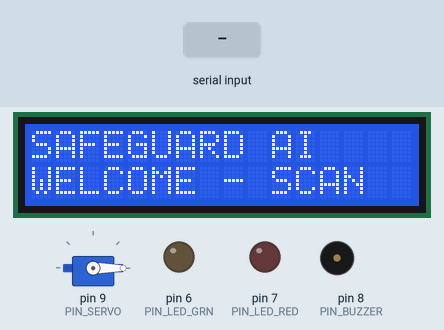
Recording of a sketch running on a simulated Arduino Uno, built with avr-gcc and run on an emulated ATmega328P. Parts: servo, 16×2 character LCD, output pins drawn as LEDs (lit = HIGH), buzzer (waves = sounding, pin HIGH). Inputs (shaded band) come from the test bench. What the sketch prints to the serial monitor is not drawn.

Above: at 2.8 s.
2.9 s: "ALLOWED\n" received over Serial
At 3.4 s:
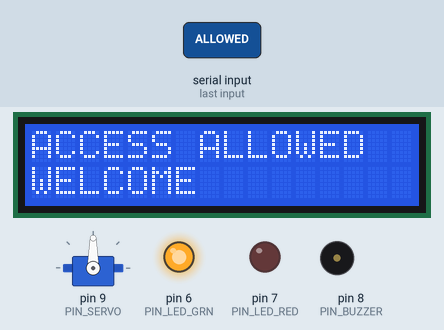
4.6 s: "DENIED\n" received over Serial
At 5.4 s:
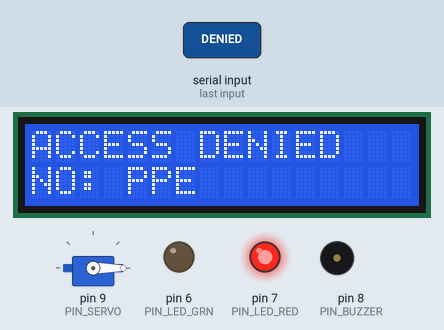
6.4 s: "LCD:\n" received over Serial
At 7.5 s:
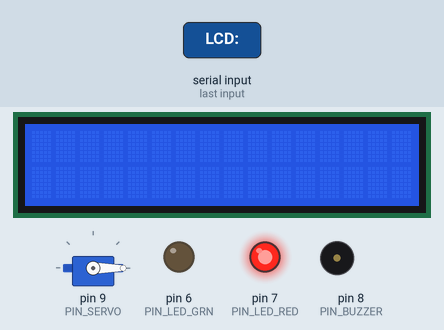
7.9 s: "GRANTED\n" received over Serial
At 8.4 s:
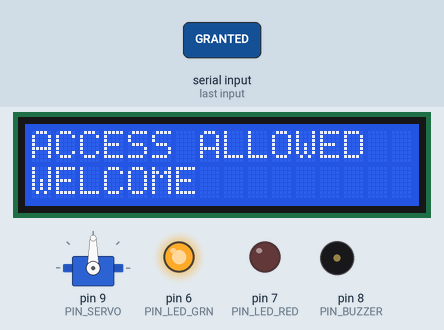
9.6 s: "STANDBY\n" received over Serial
At 11.0 s:
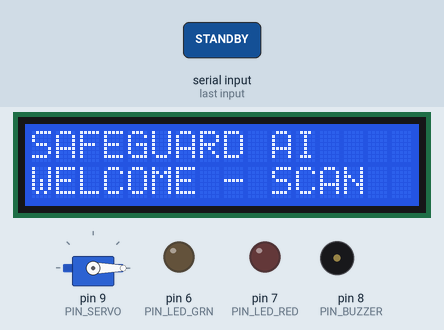
Timing chart, 0 to 12.1 s (numbered marks = the images above; inputs shaded):
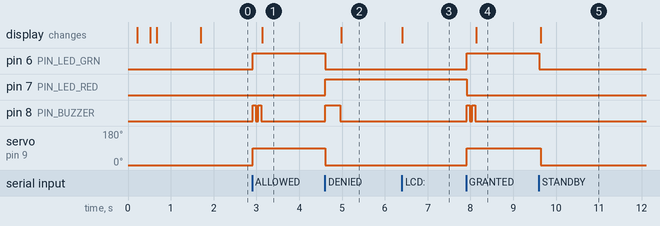

The sketch:

smart_ppe_access.ino
```cpp
/*
 * Smart PPE Access Control Gateway - Arduino Hardware Controller
 *
 * Hardware:
 * - Arduino Uno / Nano / Mega / Leonardo
 * - 16x2 I2C LCD (auto-detects address 0x27 or 0x3F)
 * - SG90 / MG996R Servo Motor on Pin 9
 * - Piezo Buzzer on Pin 8
 * - Green LED on Pin 6
 * - Red LED on Pin 7
 *
 * Serial commands at 9600 baud:
 *   ALLOWED
 *   ALLOWED:Akash
 *   GRANTED:Akash
 *   DENIED:NO HELMET
 *   LCD:Line 1|Line 2
 *   STANDBY
 *   RESET
 *
 * LCD wiring (Arduino Uno):
 *   GND -> GND
 *   VCC -> 5V
 *   SDA -> A4
 *   SCL -> A5
 */

#include <LiquidCrystal_I2C.h>
#include <Servo.h>
#include <Wire.h>

// --------------------------------------------------
// LCD CONFIGURATION
// --------------------------------------------------

LiquidCrystal_I2C lcd27(0x27, 16, 2);
LiquidCrystal_I2C lcd3F(0x3F, 16, 2);

bool use3F = false;

// --------------------------------------------------
// HARDWARE PIN DEFINITIONS
// --------------------------------------------------

const int PIN_BUZZER = 8;
const int PIN_LED_RED = 7;
const int PIN_LED_GRN = 6;
const int PIN_SERVO = 9;

// --------------------------------------------------
// SERVO AND STATE VARIABLES
// --------------------------------------------------

Servo barrierServo;
bool servoAttached = false;

unsigned long stateResetTime = 0;
bool isTemporaryState = false;

// IMPORTANT: Declare scrolling variables before loop()
String scrollText = "";
int scrollPos = 0;
unsigned long lastScrollTime = 0;

const unsigned long SCROLL_INTERVAL = 350;

// --------------------------------------------------
// LCD WRAPPER FUNCTIONS
// --------------------------------------------------

void lcdClear() {
  if (use3F) {
    lcd3F.clear();
  } else {
    lcd27.clear();
  }
}

void lcdSetCursor(uint8_t col, uint8_t row) {
  if (use3F) {
    lcd3F.setCursor(col, row);
  } else {
    lcd27.setCursor(col, row);
  }
}

void lcdPrint(String text) {
  if (use3F) {
    lcd3F.print(text);
  } else {
    lcd27.print(text);
  }
}

void lcdBacklight(bool on) {
  if (use3F) {
    if (on)
      lcd3F.backlight();
    else
      lcd3F.noBacklight();
  } else {
    if (on)
      lcd27.backlight();
    else
      lcd27.noBacklight();
  }
}

// --------------------------------------------------
// LCD INITIALIZATION AND ADDRESS DETECTION
// --------------------------------------------------

void initLCD() {
  Wire.begin();
  delay(120);

  // Check address 0x27
  Wire.beginTransmission(0x27);
  byte err27 = Wire.endTransmission();

  // Check address 0x3F
  Wire.beginTransmission(0x3F);
  byte err3F = Wire.endTransmission();

  if (err27 == 0) {
    use3F = false;
    Serial.println("I2C_LCD:FOUND_0x27");
  } else if (err3F == 0) {
    use3F = true;
    Serial.println("I2C_LCD:FOUND_0x3F");
  } else {
    // Scan the I2C bus for another responding device
    byte found = 0;

    for (byte addr = 1; addr < 127; addr++) {
      Wire.beginTransmission(addr);

      if (Wire.endTransmission() == 0) {
        found = addr;
        Serial.print("I2C_DEVICE_FOUND:0x");
        Serial.println(found, HEX);
        break;
      }
    }

    // Select a known LCD address if found.
    // Other addresses require changing the LCD objects above.
    use3F = (found == 0x3F);

    if (found != 0x27 && found != 0x3F) {
      Serial.println("WARNING: LCD address not recognized");
    }
  }

  if (use3F) {
    lcd3F.init();
    lcd3F.backlight();
    lcd3F.clear();
  } else {
    lcd27.init();
    lcd27.backlight();
    lcd27.clear();
  }
}

// --------------------------------------------------
// SETUP
// --------------------------------------------------

void setup() {
  Serial.begin(9600);
  Serial.setTimeout(100);

  pinMode(PIN_BUZZER, OUTPUT);
  pinMode(PIN_LED_RED, OUTPUT);
  pinMode(PIN_LED_GRN, OUTPUT);

  digitalWrite(PIN_BUZZER, LOW);
  digitalWrite(PIN_LED_RED, LOW);
  digitalWrite(PIN_LED_GRN, LOW);

  // Initialize servo; 0 degrees means barrier closed
  barrierServo.attach(PIN_SERVO);
  servoAttached = true;
  barrierServo.write(0);

  // Initialize LCD
  initLCD();

  // Boot screen
  lcdClear();
  lcdSetCursor(0, 0);
  lcdPrint("SAFEGUARD AI");

  lcdSetCursor(0, 1);
  lcdPrint("ARDUINO READY");

  // Backlight confirmation
  delay(300);
  lcdBacklight(false);
  delay(150);
  lcdBacklight(true);
  delay(1000);

  showStandbyScreen();

  Serial.println("ARDUINO_PPE_GATEWAY_READY");
}

// --------------------------------------------------
// MAIN LOOP
// --------------------------------------------------

void loop() {
  // Read commands from the Python backend
  if (Serial.available() > 0) {
    String cmd = Serial.readStringUntil('\n');
    cmd.trim();

    if (cmd.length() > 0) {
      handleCommand(cmd);
    }
  }

  // Scroll long text across LCD line 2
  if (scrollText.length() > 16 &&
      millis() - lastScrollTime >= SCROLL_INTERVAL) {

    lastScrollTime = millis();

    scrollPos++;

    // Repeat the message from the beginning
    if (scrollPos > scrollText.length() - 16) {
      scrollPos = 0;
    }

    lcdSetCursor(0, 1);
    lcdPrint(scrollText.substring(scrollPos, scrollPos + 16));
  }

  // Return to standby when the message duration expires
  if (isTemporaryState && (long)(millis() - stateResetTime) >= 0) {

    showStandbyScreen();
  }
}

// --------------------------------------------------
// SERIAL COMMAND HANDLER
// --------------------------------------------------

void handleCommand(String cmd) {
  if (cmd.startsWith("ALLOWED") || cmd.startsWith("GRANTED")) {

    handleAccessAllowed(cmd);

  } else if (cmd.startsWith("DENIED")) {

    handleAccessDenied(cmd);

  } else if (cmd.startsWith("LCD:")) {

    handleCustomLcd(cmd.substring(4));

  } else if (cmd.equalsIgnoreCase("STANDBY") || cmd.equalsIgnoreCase("RESET")) {

    showStandbyScreen();
  }
}

// --------------------------------------------------
// STANDBY SCREEN
// --------------------------------------------------

void showStandbyScreen() {
  isTemporaryState = false;
  scrollText = "";
  scrollPos = 0;

  digitalWrite(PIN_LED_GRN, LOW);
  digitalWrite(PIN_LED_RED, LOW);
  digitalWrite(PIN_BUZZER, LOW);

  // Close the barrier
  if (servoAttached) {
    barrierServo.write(0);
  }

  lcdClear();

  lcdSetCursor(0, 0);
  lcdPrint("SAFEGUARD AI");

  lcdSetCursor(0, 1);
  lcdPrint("WELCOME - SCAN");
}

// --------------------------------------------------
// ACCESS ALLOWED
// --------------------------------------------------

void handleAccessAllowed(String cmd) {
  scrollText = "";
  scrollPos = 0;

  String welcomeMsg = "WELCOME";

  // Extract name/message after the colon
  int colonIdx = cmd.indexOf(':');

  if (colonIdx != -1 && colonIdx < cmd.length() - 1) {
    welcomeMsg = cmd.substring(colonIdx + 1);
    welcomeMsg.trim();

    if (welcomeMsg.length() == 0) {
      welcomeMsg = "WELCOME";
    }
  }

  // Green LED ON, red LED OFF
  digitalWrite(PIN_LED_GRN, HIGH);
  digitalWrite(PIN_LED_RED, LOW);

  // Open the barrier
  if (servoAttached) {
    barrierServo.write(90);
  }

  // Double confirmation chime
  digitalWrite(PIN_BUZZER, HIGH);
  delay(70);
  digitalWrite(PIN_BUZZER, LOW);
  delay(60);
  digitalWrite(PIN_BUZZER, HIGH);
  delay(70);
  digitalWrite(PIN_BUZZER, LOW);

  // Display access result
  lcdClear();

  lcdSetCursor(0, 0);
  lcdPrint("ACCESS ALLOWED");

  lcdSetCursor(0, 1);

  if (welcomeMsg.length() > 16) {
    scrollText = welcomeMsg + "   " + welcomeMsg;
    scrollPos = 0;
    lastScrollTime = millis();

    lcdPrint(welcomeMsg.substring(0, 16));
  } else {
    scrollText = "";
    lcdPrint(welcomeMsg);
  }

  // Hold result for 4.5 seconds
  stateResetTime = millis() + 4500;
  isTemporaryState = true;

  Serial.println("STATUS:ALLOWED_ACK");
}

// --------------------------------------------------
// ACCESS DENIED
// --------------------------------------------------

void handleAccessDenied(String cmd) {
  scrollText = "";
  scrollPos = 0;

  String causeMsg = "NO: PPE";

  // Extract denial reason after the colon
  int colonIdx = cmd.indexOf(':');

  if (colonIdx != -1 && colonIdx < cmd.length() - 1) {
    causeMsg = cmd.substring(colonIdx + 1);
    causeMsg.trim();

    if (causeMsg.length() == 0) {
      causeMsg = "NO: PPE";
    }
  }

  // Red LED ON, green LED OFF
  digitalWrite(PIN_LED_GRN, LOW);
  digitalWrite(PIN_LED_RED, HIGH);

  // Keep the barrier closed
  if (servoAttached) {
    barrierServo.write(0);
  }

  // Warning buzzer
  digitalWrite(PIN_BUZZER, HIGH);
  delay(350);
  digitalWrite(PIN_BUZZER, LOW);

  // Display denial result
  lcdClear();

  lcdSetCursor(0, 0);
  lcdPrint("ACCESS DENIED");

  lcdSetCursor(0, 1);

  if (causeMsg.length() > 16) {
    scrollText = causeMsg + "   " + causeMsg;
    scrollPos = 0;
    lastScrollTime = millis();

    lcdPrint(causeMsg.substring(0, 16));
  } else {
    scrollText = "";
    lcdPrint(causeMsg);
  }

  // Hold result for 5 seconds
  stateResetTime = millis() + 5000;
  isTemporaryState = true;

  Serial.println("STATUS:DENIED_ACK");
}

// --------------------------------------------------
// CUSTOM LCD COMMAND
// Format: LCD:First line|Second line
// --------------------------------------------------

void handleCustomLcd(String payload) {
  scrollText = "";
  scrollPos = 0;

  int splitIdx = payload.indexOf('|');

  String line1 = "";
  String line2 = "";

  if (splitIdx != -1) {
    line1 = payload.substring(0, splitIdx);
    line2 = payload.substring(splitIdx + 1);
  } else {
    line1 = payload;
  }

  line1.trim();
  line2.trim();

  lcdClear();

  lcdSetCursor(0, 0);

  if (line1.length() > 16) {
    lcdPrint(line1.substring(0, 16));
  } else {
    lcdPrint(line1);
  }

  lcdSetCursor(0, 1);

  if (line2.length() > 16) {
    scrollText = line2 + "   " + line2;
    scrollPos = 0;
    lastScrollTime = millis();

    lcdPrint(line2.substring(0, 16));
  } else {
    lcdPrint(line2);
  }

  // Hold custom screen for 4 seconds
  stateResetTime = millis() + 4000;
  isTemporaryState = true;

  Serial.println("STATUS:LCD_ACK");
}
```

Measured:
- after the input at 2.9 s, pin 6 (PIN_LED_GRN): LOW → HIGH at once; pin 8 (PIN_BUZZER): alternates HIGH for 0.07 s and LOW for 0.06 s, 4 changes in all, then stays LOW, starting at once; servo on pin 9 (PIN_SERVO): 0° → 90° at once; the display: changes after 0.23 s (image 1)
- after the input at 4.6 s, pin 6 (PIN_LED_GRN): HIGH → LOW at once; pin 7 (PIN_LED_RED): LOW → HIGH at once; pin 8 (PIN_BUZZER): LOW → HIGH at once, → LOW 0.35 s later; servo on pin 9 (PIN_SERVO): 90° → 0° at once; the display: changes after 0.38 s (image 2)
- after the input at 6.4 s, the display: changes at once (image 3)
- after the input at 7.9 s, pin 6 (PIN_LED_GRN): LOW → HIGH at once; pin 7 (PIN_LED_RED): HIGH → LOW at once; pin 8 (PIN_BUZZER): alternates HIGH for 0.07 s and LOW for 0.06 s, 4 changes in all, then stays LOW, starting at once; servo on pin 9 (PIN_SERVO): 0° → 90° at once; the display: changes after 0.23 s (image 4)
- after the input at 9.6 s, pin 6 (PIN_LED_GRN): HIGH → LOW at once; servo on pin 9 (PIN_SERVO): 90° → 0° at once; the display: changes at once (image 5)
